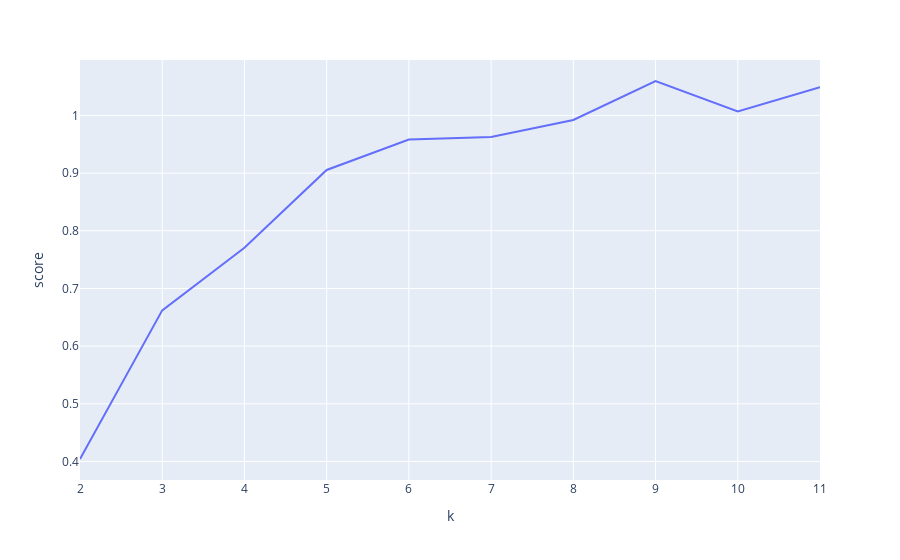

Notebook source saved alongside this figure:
### Code cell
px.line(elbow, x="k",y="score")

### Figure 1 — Plotly figure (JSON) as saved in the notebook; plotly's stock layout.template omitted (floating-point values rounded to 4 significant figures)
{"data": [{"hovertemplate": "k=%{x}<br>score=%{y}<extra></extra>", "legendgroup": "", "line": {"color": "#636efa", "dash": "solid"}, "marker": {"symbol": "circle"}, "mode": "lines", "name": "", "orientation": "v", "showlegend": false, "type": "scatter", "x": [2, 3, 4, 5, 6, 7, 8, 9, 10, 11], "xaxis": "x", "y": [0.4043, 0.662, 0.7706, 0.9055, 0.9582, 0.9628, 0.9922, 1.06, 1.007, 1.049], "yaxis": "y"}], "layout": {"autosize": true, "legend": {"tracegroupgap": 0}, "margin": {"t": 60}, "xaxis": {"anchor": "y", "autorange": true, "domain": [0, 1], "range": [2, 11], "title": {"text": "k"}, "type": "linear"}, "yaxis": {"anchor": "x", "autorange": true, "domain": [0, 1], "range": [0.3679, 1.096], "title": {"text": "score"}, "type": "linear"}}}
